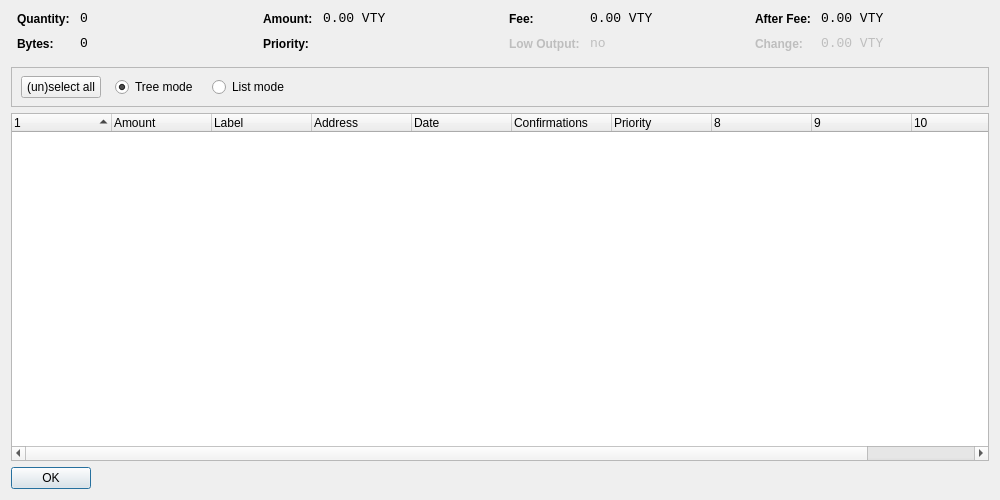
<?xml version="1.0" encoding="UTF-8"?>
<ui version="4.0">
 <class>CoinControlDialog</class>
 <widget class="QDialog" name="CoinControlDialog">
  <property name="geometry">
   <rect>
    <x>0</x>
    <y>0</y>
    <width>1000</width>
    <height>500</height>
   </rect>
  </property>
  <property name="windowTitle">
   <string>Coin Control</string>
  </property>
  <layout class="QVBoxLayout" name="verticalLayout">
   <item>
    <layout class="QHBoxLayout" name="horizontalLayoutTop" stretch="0,0,0,0">
     <property name="topMargin">
      <number>0</number>
     </property>
     <property name="bottomMargin">
      <number>10</number>
     </property>
     <item>
      <layout class="QFormLayout" name="formLayoutCoinControl1">
       <property name="horizontalSpacing">
        <number>10</number>
       </property>
       <property name="verticalSpacing">
        <number>10</number>
       </property>
       <property name="leftMargin">
        <number>6</number>
       </property>
       <property name="rightMargin">
        <number>6</number>
       </property>
       <item row="0" column="0">
        <widget class="QLabel" name="labelCoinControlQuantityText">
         <property name="styleSheet">
          <string notr="true">font-weight:bold;</string>
         </property>
         <property name="text">
          <string>Quantity:</string>
         </property>
        </widget>
       </item>
       <item row="0" column="1">
        <widget class="QLabel" name="labelCoinControlQuantity">
         <property name="font">
          <font>
           <family>Monospace</family>
           <pointsize>10</pointsize>
          </font>
         </property>
         <property name="cursor">
          <cursorShape>IBeamCursor</cursorShape>
         </property>
         <property name="contextMenuPolicy">
          <enum>Qt::ActionsContextMenu</enum>
         </property>
         <property name="text">
          <string notr="true">0</string>
         </property>
         <property name="textInteractionFlags">
          <set>Qt::LinksAccessibleByMouse|Qt::TextSelectableByKeyboard|Qt::TextSelectableByMouse</set>
         </property>
        </widget>
       </item>
       <item row="1" column="0">
        <widget class="QLabel" name="labelCoinControlBytesText">
         <property name="styleSheet">
          <string notr="true">font-weight:bold;</string>
         </property>
         <property name="text">
          <string>Bytes:</string>
         </property>
        </widget>
       </item>
       <item row="1" column="1">
        <widget class="QLabel" name="labelCoinControlBytes">
         <property name="font">
          <font>
           <family>Monospace</family>
           <pointsize>10</pointsize>
          </font>
         </property>
         <property name="cursor">
          <cursorShape>IBeamCursor</cursorShape>
         </property>
         <property name="contextMenuPolicy">
          <enum>Qt::ActionsContextMenu</enum>
         </property>
         <property name="text">
          <string notr="true">0</string>
         </property>
         <property name="textInteractionFlags">
          <set>Qt::LinksAccessibleByMouse|Qt::TextSelectableByKeyboard|Qt::TextSelectableByMouse</set>
         </property>
        </widget>
       </item>
      </layout>
     </item>
     <item>
      <layout class="QFormLayout" name="formLayoutCoinControl2">
       <property name="horizontalSpacing">
        <number>10</number>
       </property>
       <property name="verticalSpacing">
        <number>10</number>
       </property>
       <property name="leftMargin">
        <number>6</number>
       </property>
       <property name="rightMargin">
        <number>6</number>
       </property>
       <item row="0" column="0">
        <widget class="QLabel" name="labelCoinControlAmountText">
         <property name="styleSheet">
          <string notr="true">font-weight:bold;</string>
         </property>
         <property name="text">
          <string>Amount:</string>
         </property>
        </widget>
       </item>
       <item row="0" column="1">
        <widget class="QLabel" name="labelCoinControlAmount">
         <property name="font">
          <font>
           <family>Monospace</family>
           <pointsize>10</pointsize>
          </font>
         </property>
         <property name="cursor">
          <cursorShape>IBeamCursor</cursorShape>
         </property>
         <property name="contextMenuPolicy">
          <enum>Qt::ActionsContextMenu</enum>
         </property>
         <property name="text">
          <string notr="true">0.00 VTY</string>
         </property>
         <property name="textInteractionFlags">
          <set>Qt::LinksAccessibleByMouse|Qt::TextSelectableByKeyboard|Qt::TextSelectableByMouse</set>
         </property>
        </widget>
       </item>
       <item row="1" column="0">
        <widget class="QLabel" name="labelCoinControlPriorityText">
         <property name="styleSheet">
          <string notr="true">font-weight:bold;</string>
         </property>
         <property name="text">
          <string>Priority:</string>
         </property>
        </widget>
       </item>
       <item row="1" column="1">
        <widget class="QLabel" name="labelCoinControlPriority">
         <property name="font">
          <font>
           <family>Monospace</family>
           <pointsize>10</pointsize>
          </font>
         </property>
         <property name="cursor">
          <cursorShape>IBeamCursor</cursorShape>
         </property>
         <property name="contextMenuPolicy">
          <enum>Qt::ActionsContextMenu</enum>
         </property>
         <property name="text">
          <string/>
         </property>
         <property name="textInteractionFlags">
          <set>Qt::LinksAccessibleByMouse|Qt::TextSelectableByKeyboard|Qt::TextSelectableByMouse</set>
         </property>
        </widget>
       </item>
      </layout>
     </item>
     <item>
      <layout class="QFormLayout" name="formLayoutCoinControl3">
       <property name="horizontalSpacing">
        <number>10</number>
       </property>
       <property name="verticalSpacing">
        <number>10</number>
       </property>
       <property name="leftMargin">
        <number>6</number>
       </property>
       <property name="rightMargin">
        <number>6</number>
       </property>
       <item row="0" column="0">
        <widget class="QLabel" name="labelCoinControlFeeText">
         <property name="styleSheet">
          <string notr="true">font-weight:bold;</string>
         </property>
         <property name="text">
          <string>Fee:</string>
         </property>
        </widget>
       </item>
       <item row="0" column="1">
        <widget class="QLabel" name="labelCoinControlFee">
         <property name="font">
          <font>
           <family>Monospace</family>
           <pointsize>10</pointsize>
          </font>
         </property>
         <property name="cursor">
          <cursorShape>IBeamCursor</cursorShape>
         </property>
         <property name="contextMenuPolicy">
          <enum>Qt::ActionsContextMenu</enum>
         </property>
         <property name="text">
          <string notr="true">0.00 VTY</string>
         </property>
         <property name="textInteractionFlags">
          <set>Qt::LinksAccessibleByMouse|Qt::TextSelectableByKeyboard|Qt::TextSelectableByMouse</set>
         </property>
        </widget>
       </item>
       <item row="1" column="0">
        <widget class="QLabel" name="labelCoinControlLowOutputText">
         <property name="enabled">
          <bool>false</bool>
         </property>
         <property name="styleSheet">
          <string notr="true">font-weight:bold;</string>
         </property>
         <property name="text">
          <string>Low Output:</string>
         </property>
        </widget>
       </item>
       <item row="1" column="1">
        <widget class="QLabel" name="labelCoinControlLowOutput">
         <property name="enabled">
          <bool>false</bool>
         </property>
         <property name="font">
          <font>
           <family>Monospace</family>
           <pointsize>10</pointsize>
          </font>
         </property>
         <property name="cursor">
          <cursorShape>IBeamCursor</cursorShape>
         </property>
         <property name="contextMenuPolicy">
          <enum>Qt::ActionsContextMenu</enum>
         </property>
         <property name="text">
          <string notr="true">no</string>
         </property>
         <property name="textInteractionFlags">
          <set>Qt::LinksAccessibleByMouse|Qt::TextSelectableByKeyboard|Qt::TextSelectableByMouse</set>
         </property>
        </widget>
       </item>
      </layout>
     </item>
     <item>
      <layout class="QFormLayout" name="formLayoutCoinControl4">
       <property name="horizontalSpacing">
        <number>10</number>
       </property>
       <property name="verticalSpacing">
        <number>10</number>
       </property>
       <property name="leftMargin">
        <number>6</number>
       </property>
       <property name="rightMargin">
        <number>6</number>
       </property>
       <item row="0" column="0">
        <widget class="QLabel" name="labelCoinControlAfterFeeText">
         <property name="styleSheet">
          <string notr="true">font-weight:bold;</string>
         </property>
         <property name="text">
          <string>After Fee:</string>
         </property>
        </widget>
       </item>
       <item row="0" column="1">
        <widget class="QLabel" name="labelCoinControlAfterFee">
         <property name="font">
          <font>
           <family>Monospace</family>
           <pointsize>10</pointsize>
          </font>
         </property>
         <property name="cursor">
          <cursorShape>IBeamCursor</cursorShape>
         </property>
         <property name="contextMenuPolicy">
          <enum>Qt::ActionsContextMenu</enum>
         </property>
         <property name="text">
          <string notr="true">0.00 VTY</string>
         </property>
         <property name="textInteractionFlags">
          <set>Qt::LinksAccessibleByMouse|Qt::TextSelectableByKeyboard|Qt::TextSelectableByMouse</set>
         </property>
        </widget>
       </item>
       <item row="1" column="0">
        <widget class="QLabel" name="labelCoinControlChangeText">
         <property name="enabled">
          <bool>false</bool>
         </property>
         <property name="styleSheet">
          <string notr="true">font-weight:bold;</string>
         </property>
         <property name="text">
          <string>Change:</string>
         </property>
        </widget>
       </item>
       <item row="1" column="1">
        <widget class="QLabel" name="labelCoinControlChange">
         <property name="enabled">
          <bool>false</bool>
         </property>
         <property name="font">
          <font>
           <family>Monospace</family>
           <pointsize>10</pointsize>
          </font>
         </property>
         <property name="cursor">
          <cursorShape>IBeamCursor</cursorShape>
         </property>
         <property name="contextMenuPolicy">
          <enum>Qt::ActionsContextMenu</enum>
         </property>
         <property name="text">
          <string notr="true">0.00 VTY</string>
         </property>
         <property name="textInteractionFlags">
          <set>Qt::LinksAccessibleByMouse|Qt::TextSelectableByKeyboard|Qt::TextSelectableByMouse</set>
         </property>
        </widget>
       </item>
      </layout>
     </item>
    </layout>
   </item>
   <item>
    <widget class="QFrame" name="frame">
     <property name="minimumSize">
      <size>
       <width>0</width>
       <height>40</height>
      </size>
     </property>
     <property name="frameShape">
      <enum>QFrame::StyledPanel</enum>
     </property>
     <property name="frameShadow">
      <enum>QFrame::Sunken</enum>
     </property>
     <widget class="QWidget" name="horizontalLayoutWidget">
      <property name="geometry">
       <rect>
        <x>10</x>
        <y>0</y>
        <width>781</width>
        <height>41</height>
       </rect>
      </property>
      <layout class="QHBoxLayout" name="horizontalLayoutPanel" stretch="0,0,0,0,0">
       <property name="spacing">
        <number>14</number>
       </property>
       <item>
        <widget class="QPushButton" name="pushButtonSelectAll">
         <property name="sizePolicy">
          <sizepolicy hsizetype="Maximum" vsizetype="Fixed">
           <horstretch>0</horstretch>
           <verstretch>0</verstretch>
          </sizepolicy>
         </property>
         <property name="text">
          <string>(un)select all</string>
         </property>
        </widget>
       </item>
       <item>
        <widget class="QRadioButton" name="radioTreeMode">
         <property name="sizePolicy">
          <sizepolicy hsizetype="Maximum" vsizetype="Fixed">
           <horstretch>0</horstretch>
           <verstretch>0</verstretch>
          </sizepolicy>
         </property>
         <property name="text">
          <string>Tree mode</string>
         </property>
         <property name="checked">
          <bool>true</bool>
         </property>
        </widget>
       </item>
       <item>
        <widget class="QRadioButton" name="radioListMode">
         <property name="sizePolicy">
          <sizepolicy hsizetype="Maximum" vsizetype="Fixed">
           <horstretch>0</horstretch>
           <verstretch>0</verstretch>
          </sizepolicy>
         </property>
         <property name="text">
          <string>List mode</string>
         </property>
        </widget>
       </item>
       <item>
        <spacer name="horizontalSpacer">
         <property name="orientation">
          <enum>Qt::Horizontal</enum>
         </property>
         <property name="sizeHint" stdset="0">
          <size>
           <width>40</width>
           <height>20</height>
          </size>
         </property>
        </spacer>
       </item>
      </layout>
     </widget>
    </widget>
   </item>
   <item>
    <widget class="CoinControlTreeWidget" name="treeWidget">
     <property name="contextMenuPolicy">
      <enum>Qt::CustomContextMenu</enum>
     </property>
     <property name="sortingEnabled">
      <bool>false</bool>
     </property>
     <property name="columnCount">
      <number>11</number>
     </property>
     <attribute name="headerShowSortIndicator" stdset="0">
      <bool>true</bool>
     </attribute>
     <attribute name="headerStretchLastSection">
      <bool>false</bool>
     </attribute>
     <column>
      <property name="text">
       <string/>
      </property>
     </column>
     <column>
      <property name="text">
       <string>Amount</string>
      </property>
     </column>
     <column>
      <property name="text">
       <string>Label</string>
      </property>
     </column>
     <column>
      <property name="text">
       <string>Address</string>
      </property>
     </column>
     <column>
      <property name="text">
       <string>Date</string>
      </property>
     </column>
     <column>
      <property name="text">
       <string>Confirmations</string>
      </property>
      <property name="toolTip">
       <string>Confirmed</string>
      </property>
     </column>
     <column>
      <property name="text">
       <string>Priority</string>
      </property>
     </column>
     <column>
      <property name="text">
       <string/>
      </property>
     </column>
     <column>
      <property name="text">
       <string/>
      </property>
     </column>
     <column>
      <property name="text">
       <string/>
      </property>
     </column>
     <column>
      <property name="text">
       <string/>
      </property>
     </column>
    </widget>
   </item>
   <item>
    <widget class="QDialogButtonBox" name="buttonBox">
     <property name="sizePolicy">
      <sizepolicy hsizetype="Maximum" vsizetype="Fixed">
       <horstretch>0</horstretch>
       <verstretch>0</verstretch>
      </sizepolicy>
     </property>
     <property name="orientation">
      <enum>Qt::Horizontal</enum>
     </property>
     <property name="standardButtons">
      <set>QDialogButtonBox::Ok</set>
     </property>
    </widget>
   </item>
  </layout>
 </widget>
 <customwidgets>
  <customwidget>
   <class>CoinControlTreeWidget</class>
   <extends>QTreeWidget</extends>
   <header>coincontroltreewidget.h</header>
  </customwidget>
 </customwidgets>
 <resources/>
 <connections/>
</ui>
